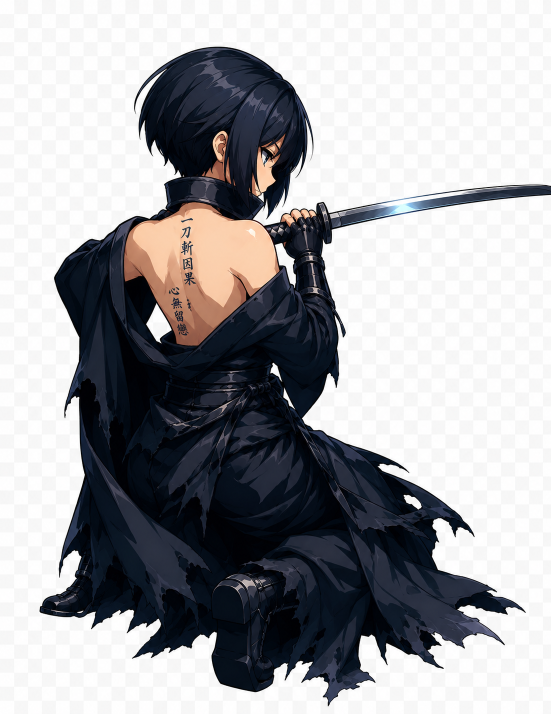
#> input picture docs/assets/characters/raster/samurai.png, 1101 x 1428 px (shown at 1/2 size)
$ python -i remove_bg.py   (imports and definitions only)
#> lines starting #> are read from the running program, lines starting #| are printed output that depends on the picture
# /// script
# requires-python = ">=3.9"
# dependencies = [
#   "rembg[cpu]",
#   "Pillow",
#   "numpy",
# ]
# ///
"""
去背工具 — 使用 rembg (U²-Net) 移除圖片背景，輸出透明 PNG。
預設會套用 alpha 邊緣銳化，避免縮小顯示時看起來模糊。

用法:
  uv run tools/remove_bg.py                               # 預設路徑
  uv run tools/remove_bg.py input.png output.png          # 指定輸出
  uv run tools/remove_bg.py input.png out.png --width 480 # 縮至 480px 寬
  uv run tools/remove_bg.py input.png out.png --no-sharpen
"""

import sys
from io import BytesIO
from pathlib import Path

import numpy as np
from PIL import Image, ImageFilter
from rembg import new_session, remove

DEFAULT_INPUT = Path("docs/assets/characters/raster/samurai.png")


def clean_artifacts(img: Image.Image, min_alpha: int = 12) -> Image.Image:
    """
    去除去背後殘留的雜點像素：
    1. Median filter (3×3) 消除孤立雜點
    2. 把 alpha < min_alpha 的像素完全透明化
    """
    r, g, b, a = img.split()
    a = a.filter(ImageFilter.MedianFilter(size=3))
    a_arr = np.array(a, dtype=np.uint8)
    a_arr[a_arr < min_alpha] = 0
    return Image.merge("RGBA", (r, g, b, Image.fromarray(a_arr)))


# [77 lines left out: functions sharpen_alpha, remove_bg, main, not called in this run]


# [2 lines not run here, left out]

>>> import cv2
>>> picture = cv2.imread('../docs/assets/characters/raster/samurai.png', cv2.IMREAD_GRAYSCALE)
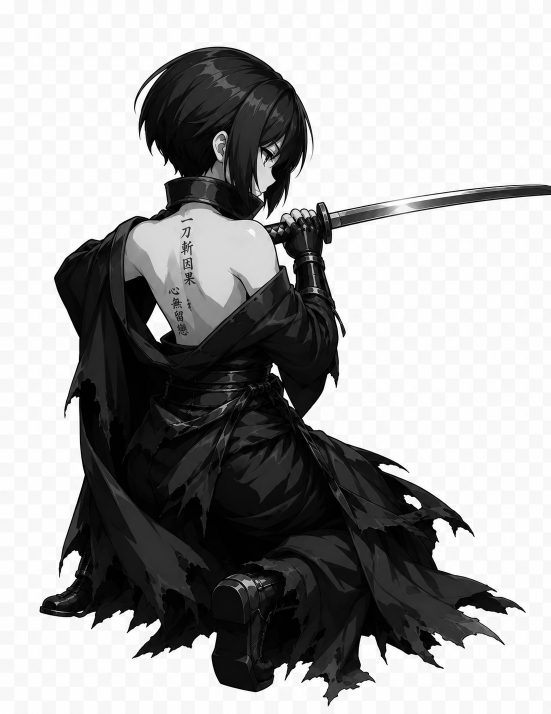
#> picture: shape (1428, 1101) (shown at 1/2 size); min 0, max 255, mean 163.6
>>> result = clean_artifacts(picture)
#> (the run stopped early here; a loop or call above may not have finished)
